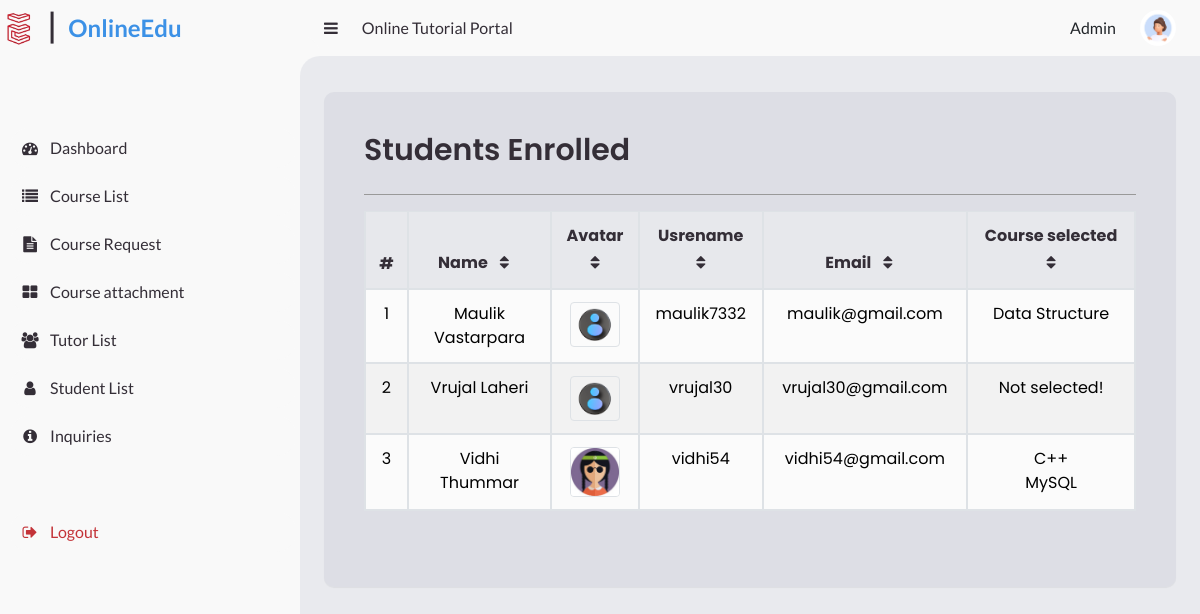
The app's page /admin/student-list.php (signed in) with its own data.
### tables this page shows
CREATE TABLE `student` (
  `id` int(6) UNSIGNED NOT NULL,
  `fullname` varchar(255) NOT NULL,
  `username` varchar(255) NOT NULL,
  `email` varchar(255) NOT NULL,
  `phonenumber` varchar(255) NOT NULL,
  `pass` varchar(255) NOT NULL,
  `gender` varchar(255) NOT NULL,
  `filename` varchar(100) NOT NULL,
  `qualify` varchar(255) NOT NULL,
  `dob` date NOT NULL DEFAULT current_timestamp()
);

CREATE TABLE `course_request` (
  `id` int(6) UNSIGNED NOT NULL,
  `tutor_id` int(6) NOT NULL,
  `course_id` int(255) NOT NULL,
  `course_name` varchar(255) NOT NULL,
  `student_id` int(255) NOT NULL,
  `student_userName` varchar(255) NOT NULL,
  `status` int(4) NOT NULL,
  `delete_flag` int(6) NOT NULL,
  `delete_courses` int(11) NOT NULL
);

### admin/student-list.php (the view, shortened to what this page needs)
<?php
include("../php/database.php");
?>
<!DOCTYPE html>
<html lang="en">
<head>
    <link rel="stylesheet" href="https://cdnjs.cloudflare.com/ajax/libs/font-awesome/4.7.0/css/font-awesome.min.css">
    <link rel="stylesheet" href="https://cdn.jsdelivr.net/npm/bootstrap@4.6.2/dist/css/bootstrap.min.css">
    <link rel="stylesheet" href="../css/dashboard.css">
</head>
<body>
    <?php
    include('./header.php');
    ?>
    <section id="content">
        <main>
            <div class="courses">
                <div class="head-title">
                    <div class="left">
                        <h3>Students Enrolled</h3>
                    </div>
                </div>
                <hr>
                <table class="table">
                    <colgroup>
                        <col width="5%">
                        <col width="17.5%">
                        <col width="10%">
                        <col width="15%">
                        <col width="25%">
                        <col width="20.5%">
                    </colgroup>
                    <thead>
                        <tr>
                            <th>#</th>
                            <th>Name<i class="fa fa-sort"></i></th>
                            <th>Avatar<i class="fa fa-sort"></i></th>
                            <th>Usrename<i class="fa fa-sort"></i></th>
                            <th>Email<i class="fa fa-sort"></i></th>
                            <th>Course selected<i class="fa fa-sort"></i></th>
                        </tr>
                    </thead>
                    <tbody>
                        <?php
                        $sql = $conn->query("SELECT * FROM student");
                        while ($row = $sql->fetch_assoc()):
                            ?>
                            <tr>
                                <td class="text-center">
                                    <?php echo $row['id']; ?>
                                </td>
                                <td>
                                    <?php echo $row['fullname']; ?>
                                </td>
                                <td>
                                    <?php
                                    if ($row['filename'] == "") {
                                        echo "<img src='../images/student/default.png'>";
                                    } else {
                                        echo "<img src='../images/student/" . $row['filename'] . "'>";
                                    }
                                    ?>
                                </td>
                                <td>
                                    <?php echo $row['username'] ?>
                                </td>
                                <td>
                                    <?php echo $row['email'] ?>
                                </td>
                                <td>
                                    <?php
                                    $student_id = $row['id'];
                                    $sql2 = $conn->query("SELECT * FROM course_request WHERE student_id = '$student_id' && status = '1' && delete_flag =0 && delete_courses =0");
                                    $result = mysqli_num_rows($sql2) > 0;
                                    if ($result) {
                                        while ($row2 = $sql2->fetch_assoc()) {
                                            echo $row2['course_name'];
                                            echo "<br/>";
                                        }
                                    } else {
                                        echo "Not selected!";
                                    }
                                    ?>
                                </td>
                            </tr>
                        <?php endwhile; ?>
                    </tbody>
                </table>
            </div>
        </main>
    </section>
</body>
</html>

### css/dashboard.css (style rules this page uses)
* { margin: 0; padding: 0; box-sizing: border-box; }
:root { --poppins: "Poppins", sans-serif; --lato: "Lato", sans-serif; --light: #f9f9f9; --blue: #3c91e6; --light-blue: #cfe8ff; --grey: #ccced76c; --dark-grey: #aaaaaa; --dark: #342e37; --red: #c33338; --yellow: #ffce26; --light-yellow: #fff2c6; --orange: #fd7238; --light-orange: #ffe0d3; --blue2: #3c91e6 linear-gradient(180deg, #539de7, #406890); --violet: #001f3f linear-gradient(180deg, #26415c, #001f3f); --pink: #d81b60 linear-gradient(180deg, #de5889, #a23a60); --grey2: #ccced76c linear-gradient(180deg, #aaaaaa, #504c52); }
html { overflow-x: hidden; }
body { background: var(--grey); overflow-x: hidden; }
#content { position: relative; width: calc(100% - 300px); left: 300px; transition: 0.3s ease; }
#content main { width: 100%; padding: 36px 24px; font-family: var(--poppins); max-height: calc(100vh - 56px); overflow-y: auto; }
#content main .head-title { display: flex; align-items: center; justify-content: space-between; grid-gap: 16px; flex-wrap: wrap; }
.courses { background: var(--grey); color: var(--dark); padding: 40px; padding-bottom: 60px; border-radius: 10px; box-shadow: 0 1px 1px rgba(0, 0, 0, 0.05); }
.courses hr { background-color: var(--dark-grey); }
.courses .head-title .left h3 { float: left; display: flex; font-size: 30px; font-weight: 600; margin-bottom: 10px; color: var(--dark); }
table { width: 100%; }
th, td { border: 2px solid #dee2e6; text-align: center; }
table.table td img { border: 1px solid #dee2e6; border-radius: 0.25rem; width: 50%; height: 50%; min-width: 50px; }
table.table th i { cursor: pointer; padding: 0.375rem 0.75rem; }
table.table th { color: var(--dark); background-color: var(--grey); }
tr:nth-child(even) { background-color: #f2f2f2; color: black; }
tr:nth-child(odd) { background-color: #fbfbfb; color: black; }
table.table td:last-child { width: 130px; }

### records on screen
student: id "1", fullname "Maulik Vastarpara", username "maulik7332", email "maulik@gmail.com"
course_request: course_name "Data Structure"
student: id "2", fullname "Vrujal Laheri", username "vrujal30", email "vrujal30@gmail.com", shows "Not selected!"
student: id "3", fullname "Vidhi Thummar", filename (picture), username "vidhi54", email "vidhi54@gmail.com"
course_request: course_name "C++"
course_request: course_name "MySQL"
